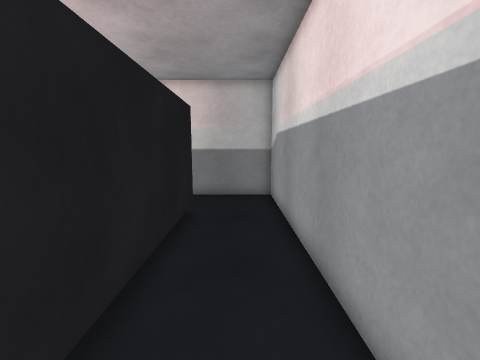
View 1 (above)

16 first-person views from a walk through a scene from a Unity 3-D project. The camera is 1.4 m above the floor, tilts 8° down and sees 90° across. Doors are open. The floor is counted in squares, 0.5 m on a side. Each view is taken from the middle of a square. On the plan, view 1 faces up. The plan holds only what a view shows up to about 18 squares ahead; the rest is blank. The player character is not drawn.

View 2
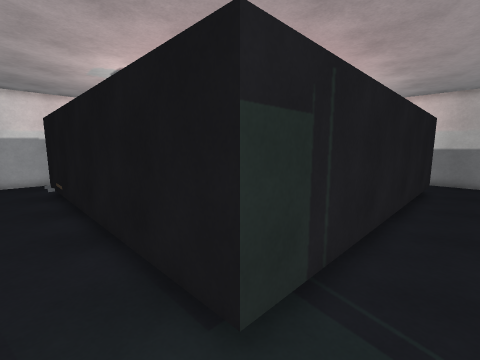

View 3
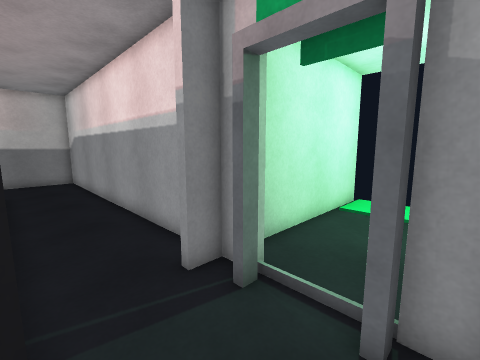

View 4
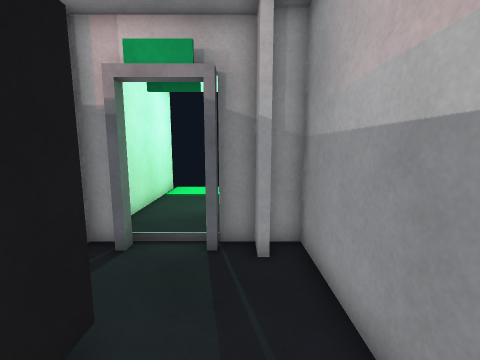

View 5
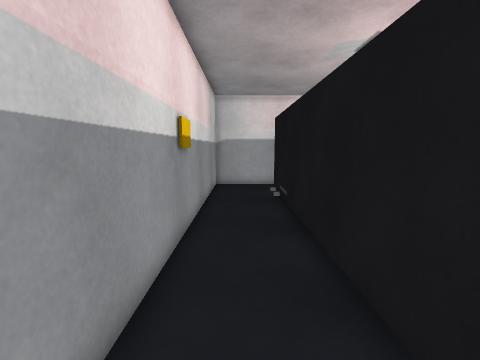

View 6
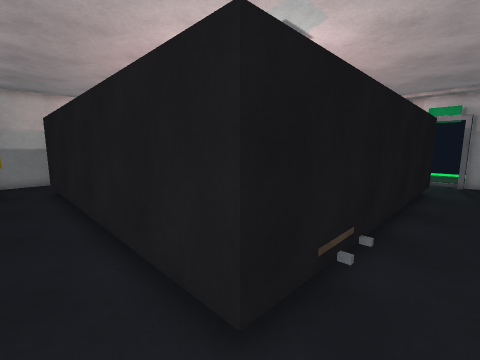

View 7
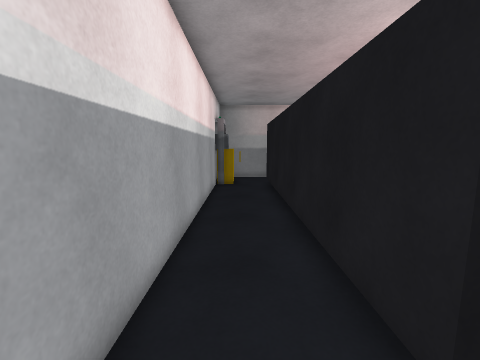

View 8
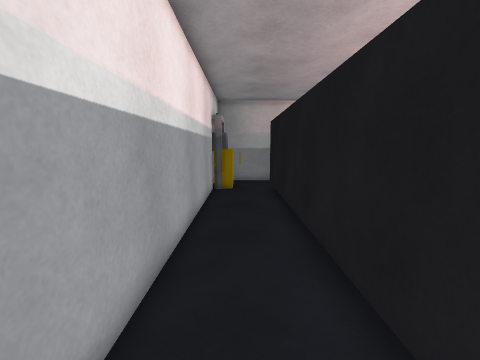

View 9
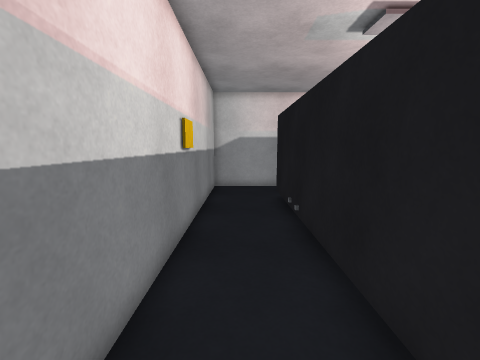

View 10
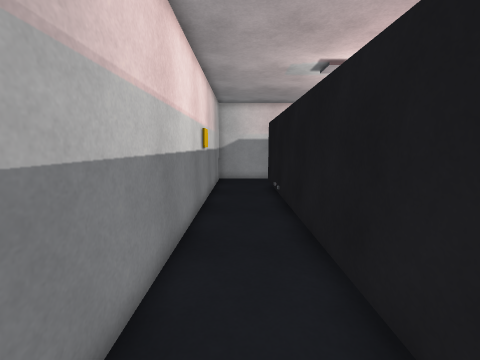

View 11
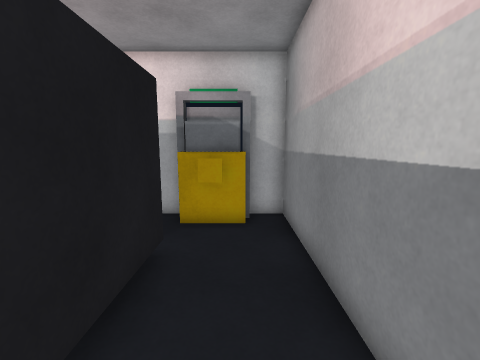

View 12
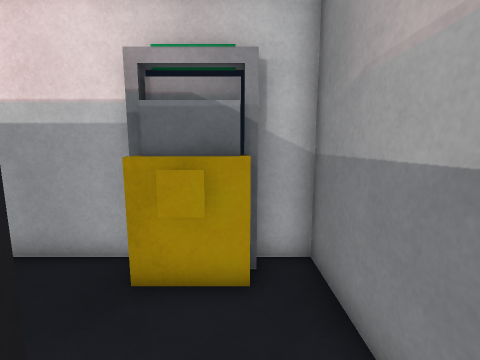

View 13
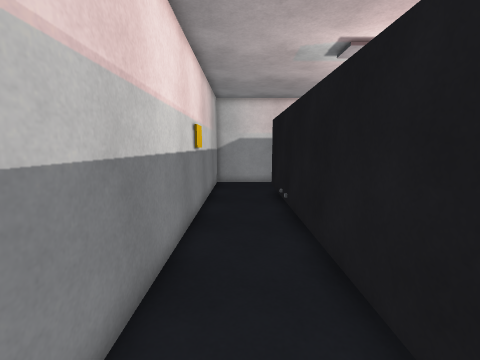

View 14
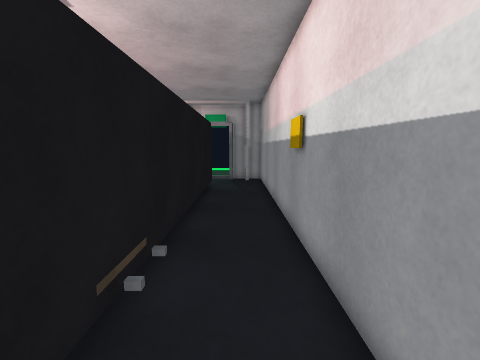

View 15
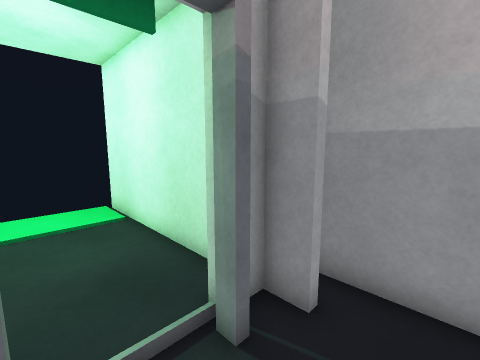

View 16
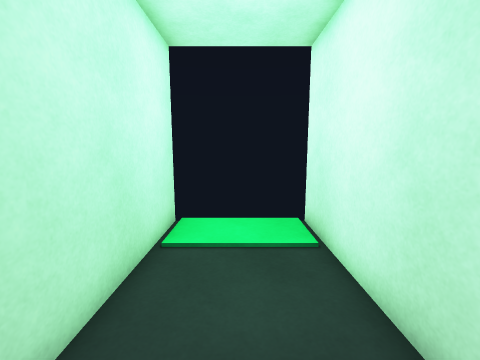

### Floor plan
Points are (right, up) in squares from view 1. A wall is a line through its corners. A room is listed if a view was taken in it or the views show most of it. See-through windows are left out.
Room 1 (views 1, 2, 3, 4, 5, 6, 7, 8, 9, 10, 11, 12, 13, 14, 15)
walls: (-21.8, 9.5) (-21.8, -9.8) (1.8, -9.8) (1.8, -8.9); (-18, -6) (-18, 10) (-2, 10) (-2, -6) (-18, -6); (-20, 11.5) (-20, 10.5); (1.8, -1.6) (1.8, 13.8) (-21.8, 13.8) (-21.8, 12.4); (1.8, -4.4) (1.8, -3.6); (1.2, -7.4) (1.2, -7.1); (0.8, -8.9) (0.8, -8.5); (1.8, -8.5) (1.8, -7.4)
ways out: open door at (1, -6) to room 2
objects: other object (-22, 10) to (-20, 12)
Room 2 (view 16)
walls: (3.5, -8.5) (10.9, -8.5); (10.9, -3.6) (3.5, -3.6)
ways out: open door at (1, -6) to room 1

Where each view was taken, in squares from view 1:
view 1: 0 up, 0 right, facing up
view 2: 8 down, 0 right, facing up-left
view 3: 8 down, 2 left, facing up-right
view 4: 8 down, 5 left, facing right
view 5: 8 down, 4 left, facing left
view 6: 8 down, 20 left, facing up-right
view 7: 8 down, 20 left, facing up
view 8: 6 down, 20 left, facing up
view 9: 12 up, 15 left, facing right
view 10: 12 up, 19 left, facing right
view 11: 12 up, 12 left, facing left
view 12: 12 up, 16 left, facing left
view 13: 12 up, 17 left, facing right
view 14: 8 down, 19 left, facing right
view 15: 5 down, 1 left, facing down-right
view 16: 6 down, 2 right, facing right
